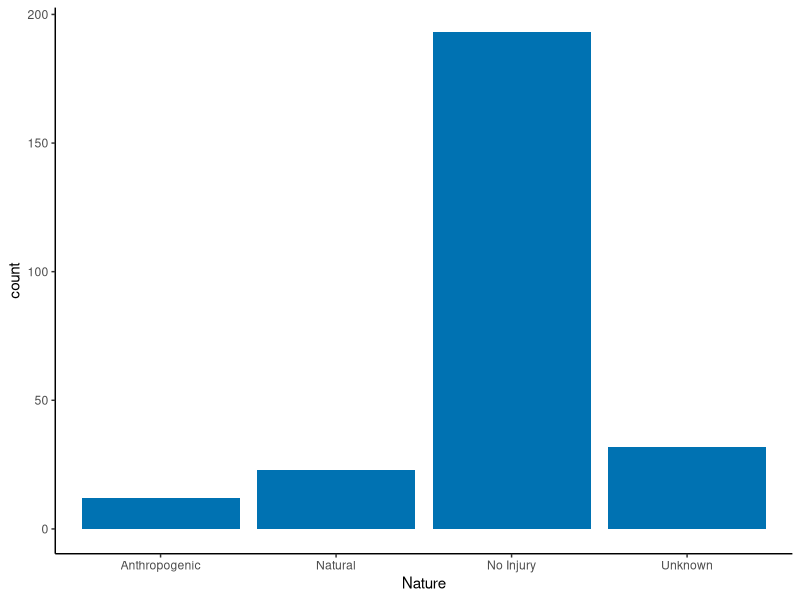
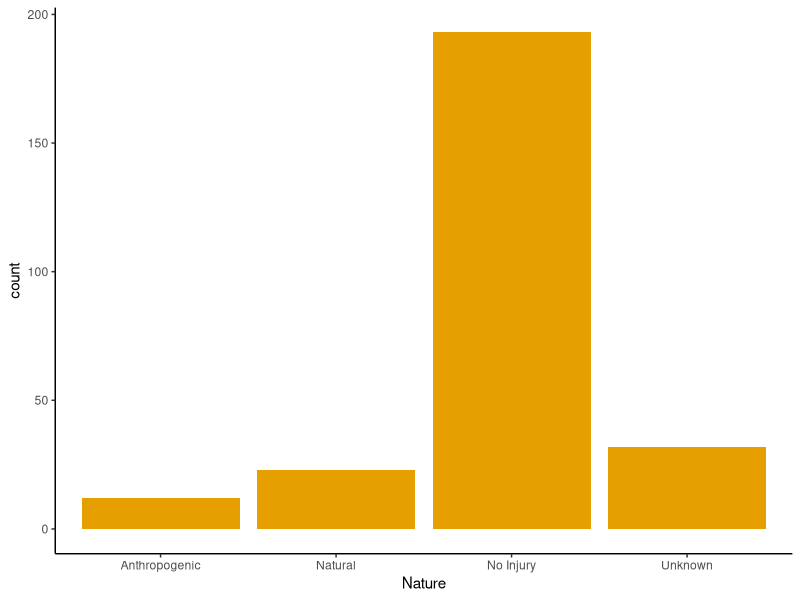
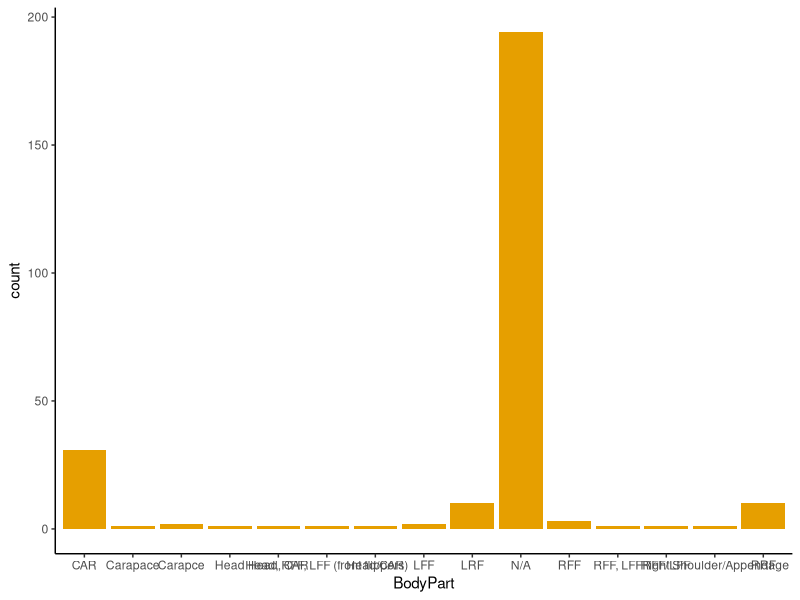
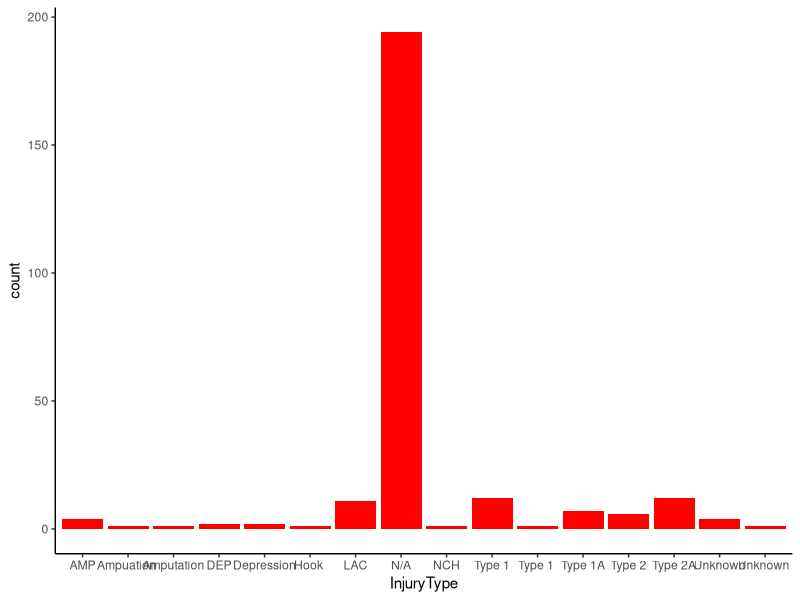

Generate these figures, in order, with R:
## ---- chunk 1
library(ggplot2)
library(tidyverse); theme_set(theme_classic())
## ---- chunk 2
#import data file
df <- read.csv("GreenSeaTurtlesInjuryData_2019-2023.csv", h=TRUE)

#filter out duplicates 
df <- df %>% distinct(ID, .keep_all = TRUE)

#what data class is injury nature (df$Nature)
class(df$Nature)

#make it a factor
df$Nature <- as.factor(df$Nature)

#use levels() to verify it's now a factor with 4 levels
levels(df$Nature)
## ---- chunk 3
colorBlindPal  <- c("#000000", "#E69F00", "#56B4E9", "#009E73", 
                       "#F0E442", "#0072B2", "#D55E00", "#CC79A7")
## ---- chunk 4
InjuryNature.plot <- ggplot(data = df, aes(Nature))+
  geom_bar(fill = "#0072B2")
InjuryNature.plot
## ---- chunk 5
#Number of Natural injuries
nat <- length(df$Nature[df$Nature=="Natural"])
anthro <- length(df$Nature[df$Nature=="Anthropogenic"])
unknown <- length(df$Nature[df$Nature=="Unknown"])


?prop.test
anthro
nat+anthro+unknown

prop.test(anthro, nat+anthro+unknown, alternative = "two.sided", conf.level = 0.95)
## ---- chunk 6
InjuryNature.plot <- ggplot(data = df, aes(Nature))+
  geom_bar(fill = "#E69F00")
InjuryNature.plot

## ---- chunk 7



## ---- chunk 8
BodyPart.plot <- ggplot(data = df, aes(BodyPart))+
  geom_bar(fill = "#E69F00")
BodyPart.plot
#make a count table then graph the table onto a bar plotn 
## ---- chunk 9
#This graph shows the InjuryType and BodyPart relationship 
InjuryType.plot <- ggplot(data = df, aes(InjuryType))+
  geom_bar(fill = "red")
InjuryType.plot
## ---- chunk 10



